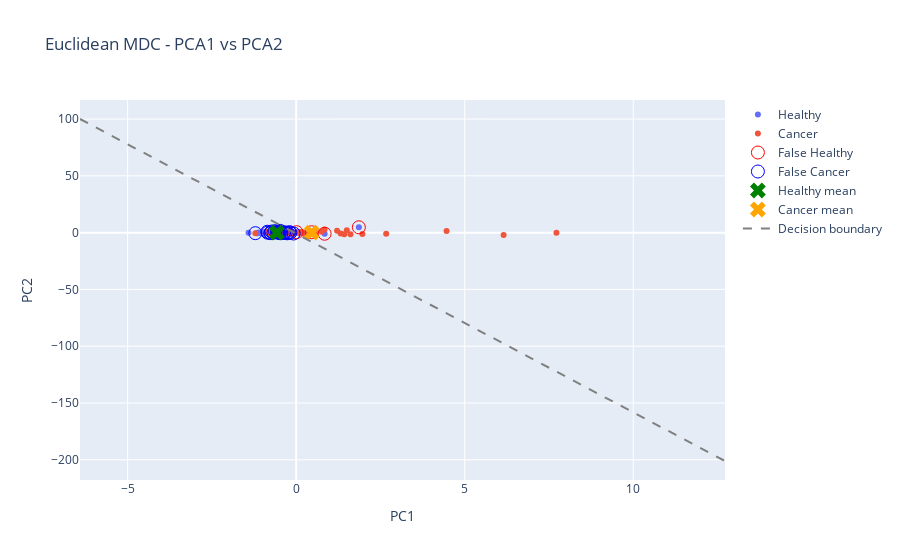
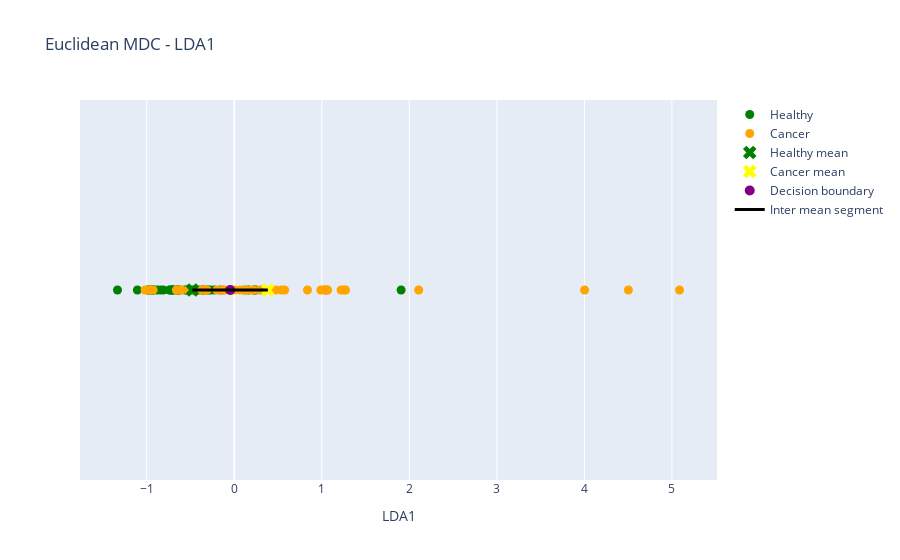

These figures' notebook cell, in order:
### Markdown cell above
### 9. Minimum Distance Classifier (MDC)

### Code cell
y_train_np = Y_train.to_numpy()

ix_healthy = np.where(y_train_np == 1)[0]
ix_cancer  = np.where(y_train_np == 2)[0]

PC1 = np.array(PC1)
PC2 = np.array(PC2)

PC1_healthy, PC2_healthy = PC1[ix_healthy], PC2[ix_healthy]
PC1_cancer,  PC2_cancer  = PC1[ix_cancer],  PC2[ix_cancer]

mu_healthy = np.array([[np.mean(PC1_healthy), np.mean(PC2_healthy)]]).T
mu_cancer  = np.array([[np.mean(PC1_cancer),  np.mean(PC2_cancer)]]).T

print(f"gHealthy(x) = {mu_healthy.T}x - 0.5{mu_healthy.T @ mu_healthy}")
print(f"gCancer(x)  = {mu_cancer.T} x - 0.5{mu_cancer.T @ mu_cancer}\n")

X_healthy = np.vstack((PC1_healthy, PC2_healthy)).T
X_cancer  = np.vstack((PC1_cancer,  PC2_cancer)).T
X_all = np.vstack((X_healthy, X_cancer))
y_all = np.concatenate((np.ones(len(ix_healthy)), np.full(len(ix_cancer), 2)))

dx = ((mu_healthy - mu_cancer).T @ (X_all.T - 0.5 * (mu_healthy + mu_cancer))).flatten()
y_pred = np.where(dx < 0, 2, 1)

TP = np.sum((y_all == 1) & (y_pred == 1))
TN = np.sum((y_all == 2) & (y_pred == 2))
FP = np.sum((y_all == 2) & (y_pred == 1))
FN = np.sum((y_all == 1) & (y_pred == 2))

SS = TP / (TP + FN)
SP = TN / (TN + FP)
PR = TP / (TP + FP)
F1 = 2 * (PR * SS) / (PR + SS)
AC = (TP + TN) / len(y_all)

print("=== Euclidean MDC (PCA1 vs PCA2) ===")
print(f"Sensitivity(%) = {SS*100:.2f}")
print(f"Specificity(%) = {SP*100:.2f}")
print(f"Precision(%)   = {PR*100:.2f}")
print(f"F1-Score(%)    = {F1*100:.2f}")
print(f"Accuracy(%)    = {AC*100:.2f}")

fig = go.Figure()

fig.add_trace(go.Scatter(x=PC1_healthy, y=PC2_healthy, name='Healthy', mode='markers'))
fig.add_trace(go.Scatter(x=PC1_cancer,  y=PC2_cancer,  name='Cancer',  mode='markers'))

ix_fp = np.where((y_all == 2) & (y_pred == 1))[0]
ix_fn = np.where((y_all == 1) & (y_pred == 2))[0]
fig.add_trace(go.Scatter(x=X_all[ix_fn,0], y=X_all[ix_fn,1],
                         name='False Healthy', mode='markers',
                         marker=dict(color='red', symbol='circle-open', size=13)))
fig.add_trace(go.Scatter(x=X_all[ix_fp,0], y=X_all[ix_fp,1],
                         name='False Cancer', mode='markers',
                         marker=dict(color='blue', symbol='circle-open', size=13)))

fig.add_trace(go.Scatter(x=[mu_healthy[0,0]], y=[mu_healthy[1,0]], name='Healthy mean',
                         mode='markers', marker=dict(color='green', size=14, symbol='x')))
fig.add_trace(go.Scatter(x=[mu_cancer[0,0]], y=[mu_cancer[1,0]], name='Cancer mean',
                         mode='markers', marker=dict(color='orange', size=14, symbol='x')))

W = (mu_healthy - mu_cancer)
b = -0.5 * (mu_healthy - mu_cancer).T @ (mu_healthy + mu_cancer)
x1 = np.linspace(min(PC1) - 5, max(PC1) + 5, 100)
x2 = -(W[0,0]/W[1,0])*x1 - b/W[1,0]
fig.add_trace(go.Scatter(x=x1, y=x2.flatten(), mode='lines',
                         line=dict(color='gray', dash='dash'), name='Decision boundary'))

fig.update_layout(
    title="Euclidean MDC - PCA1 vs PCA2",
    xaxis_title="PC1", yaxis_title="PC2",
)
fig.show()

# =========================

y_train_np = Y_train.to_numpy()
ix_healthy = np.where(y_train_np == 1)[0]
ix_cancer  = np.where(y_train_np == 2)[0]

LD1 = LD1.flatten()
LD1_healthy = LD1[ix_healthy]
LD1_cancer  = LD1[ix_cancer]

mu_healthy = np.mean(LD1_healthy)
mu_cancer  = np.mean(LD1_cancer)

print(f"gHealthy(x) = {mu_healthy:.3f}x - 0.5({mu_healthy**2:.3f})")
print(f"gCancer(x)  = {mu_cancer:.3f}x - 0.5({mu_cancer**2:.3f})\n")

decision_boundary = 0.5 * (mu_healthy + mu_cancer)
dx = (mu_healthy - mu_cancer) * (LD1 - decision_boundary)
y_pred = np.where(dx < 0, 2, 1)

TP = np.sum((y_train_np == 1) & (y_pred == 1))
TN = np.sum((y_train_np == 2) & (y_pred == 2))
FP = np.sum((y_train_np == 2) & (y_pred == 1))
FN = np.sum((y_train_np == 1) & (y_pred == 2))

SS = TP / (TP + FN)
SP = TN / (TN + FP)
PR = TP / (TP + FP)
F1 = 2 * (PR * SS) / (PR + SS)
AC = (TP + TN) / len(y_train_np)

print("=== Euclidean MDC (LDA1) ===")
print(f"Sensitivity(%) = {SS*100:.2f}")
print(f"Specificity(%) = {SP*100:.2f}")
print(f"Precision(%)   = {PR*100:.2f}")
print(f"F1-Score(%)    = {F1*100:.2f}")
print(f"Accuracy(%)    = {AC*100:.2f}")

fig = go.Figure()
fig.add_trace(go.Scatter(x=LD1_healthy, y=np.zeros_like(LD1_healthy),
                         mode='markers', name='Healthy', marker=dict(color='green', size=9)))
fig.add_trace(go.Scatter(x=LD1_cancer, y=np.zeros_like(LD1_cancer),
                         mode='markers', name='Cancer', marker=dict(color='orange', size=9)))
fig.add_trace(go.Scatter(x=[mu_healthy], y=[0], name='Healthy mean',
                         mode='markers', marker=dict(color='green', symbol='x', size=12)))
fig.add_trace(go.Scatter(x=[mu_cancer], y=[0], name='Cancer mean',
                         mode='markers', marker=dict(color='yellow', symbol='x', size=12)))
fig.add_trace(go.Scatter(x=[decision_boundary], y=[0], name='Decision boundary',
                         mode='markers', marker=dict(color='purple', size=10, symbol='circle')))

fig.add_trace(go.Scatter(
    x=[mu_healthy, mu_cancer], y=[0, 0],
    mode='lines', line=dict(color="black", width=3), name='Inter mean segment'
))

fig.update_layout(
    title="Euclidean MDC - LDA1",
    xaxis_title="LDA1",
    yaxis_visible=False,
    showlegend=True
)
fig.show()

### Figure 1 — Plotly figure (JSON) as saved in the notebook; plotly's stock layout.template omitted (floating-point values rounded to 4 significant figures)
{"data": [{"mode": "markers", "name": "Healthy", "type": "scatter", "x": [-0.6204, -0.674, -0.2611, 0.008788, -0.8617, -0.2569, -0.1386, -0.9981, -0.09029, -0.5337, -0.1343, -1.414, -1.163, -0.6741, -0.7058, 0.4597, -0.2558, -1.104, -1.072, -0.9082, -0.6687, -0.7908, -0.8067, -1.152, -0.6673, -0.5505, -0.9332, -0.3007, 0.8439, -0.9217, -0.8025, -0.67, -0.9468, -1.131, 1.859, -0.2313, -0.6968, -0.7602, -1.11, -0.8897, -0.7544], "y": [-0.6301, -0.09593, -0.4779, 0.4171, -0.1419, 0.6587, -0.3604, 0.2171, -0.2399, -0.06023, -0.7011, -0.01592, -0.4999, -0.6165, -0.1931, 0.3608, -0.06394, 0.05314, -0.4364, -0.2552, -0.4454, -0.3051, -0.3576, -0.4969, -0.138, -0.2261, -0.4012, 0.6208, -0.9705, 0.5414, 0.04692, -0.4158, -0.2029, -0.02605, 4.717, 0.2192, 0.3853, 0.3436, -0.3702, -0.539, -0.3895]}, {"mode": "markers", "name": "Cancer", "type": "scatter", "x": [0.7603, 0.2104, -0.2424, 2.669, 0.2257, -0.5004, -0.4594, -0.3091, -0.5724, -0.8544, 0.3615, 1.319, -0.2035, 0.5147, -0.7656, -1.211, -0.3618, -0.07578, -0.5353, 1.964, 1.501, 1.212, 0.05584, -0.3607, 4.461, -0.7618, 0.05896, -0.4348, 0.1468, 6.154, 0.1168, 0.5347, -0.5155, 0.4425, 0.2096, 0.3789, -0.4751, -0.8479, 1.61, 1.426, -0.7315, -0.673, -0.1733, -0.2656, 0.4616, 0.08229, 7.721, 0.5463, 0.8403, -0.6297, -0.5447], "y": [0.6642, 0.01406, -0.354, -1.056, -0.9771, -0.4321, 0.3751, 0.02345, 0.4982, 0.7851, -0.9918, -0.7996, 0.3985, -1.103, -0.4703, -0.4778, -0.1336, -0.7664, 0.2495, -1.207, 2.127, 1.748, 0.03616, 0.1937, 1.327, -0.2835, 0.3911, -0.3964, 0.5705, -1.983, 0.5766, 1.71, 0.1826, 0.4329, -0.03925, -1.054, 1.542, -0.0481, -1.506, -1.522, 0.9332, -0.08636, -0.04578, -0.5877, 0.156, -0.3468, -0.1721, -0.8811, 2.812, 1.3, 0.1654]}, {"marker": {"color": "red", "size": 13, "symbol": "circle-open"}, "mode": "markers", "name": "False Healthy", "type": "scatter", "x": [0.008788, 0.4597, 0.8439, 1.859], "y": [0.4171, 0.3608, -0.9705, 4.717]}, {"marker": {"color": "blue", "size": 13, "symbol": "circle-open"}, "mode": "markers", "name": "False Cancer", "type": "scatter", "x": [-0.2424, -0.5004, -0.4594, -0.3091, -0.5724, -0.8544, -0.2035, -0.7656, -1.211, -0.3618, -0.07578, -0.5353, -0.3607, -0.7618, -0.4348, -0.5155, -0.4751, -0.8479, -0.7315, -0.673, -0.1733, -0.2656, -0.6297, -0.5447], "y": [-0.354, -0.4321, 0.3751, 0.02345, 0.4982, 0.7851, 0.3985, -0.4703, -0.4778, -0.1336, -0.7664, 0.2495, 0.1937, -0.2835, -0.3964, 0.1826, 1.542, -0.0481, 0.9332, -0.08636, -0.04578, -0.5877, 1.3, 0.1654]}, {"marker": {"color": "green", "size": 14, "symbol": "x"}, "mode": "markers", "name": "Healthy mean", "type": "scatter", "x": [-0.5727], "y": [-0.03639]}, {"marker": {"color": "orange", "size": 14, "symbol": "x"}, "mode": "markers", "name": "Cancer mean", "type": "scatter", "x": [0.4604], "y": [0.02925]}, {"line": {"color": "gray", "dash": "dash"}, "mode": "lines", "name": "Decision boundary", "type": "scatter", "x": [-6.414, -6.22, -6.027, -5.834, -5.64, -5.447, -5.254, -5.061, -4.867, -4.674, -4.481, -4.288, -4.094, -3.901, -3.708, -3.514, -3.321, -3.128, -2.935, -2.741, -2.548, -2.355, -2.162, -1.968, -1.775, -1.582, -1.388, -1.195, -1.002, -0.8086, -0.6153, -0.422, -0.2288, -0.0355, 0.1578, 0.3511, 0.5443, 0.7376, 0.9309, 1.124, 1.317, 1.511, 1.704, 1.897, 2.091, 2.284, 2.477, 2.67, 2.864, 3.057, 3.25, 3.443, 3.637, 3.83, 4.023, 4.217, 4.41, 4.603, 4.796, 4.99, 5.183, 5.376, 5.569, 5.763, 5.956, 6.149, 6.343, 6.536, 6.729, 6.922, 7.116, 7.309, 7.502, 7.696, 7.889, 8.082, 8.275, 8.469, 8.662, 8.855, 9.048, 9.242, 9.435, 9.628, 9.822, 10.01, 10.21, 10.4, 10.59, 10.79, 10.98, 11.17, 11.37, 11.56, 11.75, 11.95, 12.14, 12.33, 12.53, 12.72], "y": [100.1, 97.01, 93.97, 90.93, 87.88, 84.84, 81.8, 78.76, 75.72, 72.68, 69.63, 66.59, 63.55, 60.51, 57.47, 54.42, 51.38, 48.34, 45.3, 42.26, 39.22, 36.17, 33.13, 30.09, 27.05, 24.01, 20.96, 17.92, 14.88, 11.84, 8.797, 5.755, 2.713, -0.3285, -3.37, -6.412, -9.454, -12.5, -15.54, -18.58, -21.62, -24.66, -27.7, -30.75, -33.79, -36.83, -39.87, -42.91, -45.96, -49.0, -52.04, -55.08, -58.12, -61.16, -64.21, -67.25, -70.29, -73.33, -76.37, -79.42, -82.46, -85.5, -88.54, -91.58, -94.62, -97.67, -100.7, -103.8, -106.8, -109.8, -112.9, -115.9, -119.0, -122.0, -125.0, -128.1, -131.1, -134.2, -137.2, -140.3, -143.3, -146.3, -149.4, -152.4, -155.5, -158.5, -161.5, -164.6, -167.6, -170.7, -173.7, -176.8, -179.8, -182.8, -185.9, -188.9, -192.0, -195.0, -198.0, -201.1]}], "layout": {"title": {"text": "Euclidean MDC - PCA1 vs PCA2"}, "xaxis": {"title": {"text": "PC1"}}, "yaxis": {"title": {"text": "PC2"}}}}

### Figure 2 — Plotly figure (JSON) as saved in the notebook; plotly's stock layout.template omitted (floating-point values rounded to 4 significant figures)
{"data": [{"marker": {"color": "green", "size": 9}, "mode": "markers", "name": "Healthy", "type": "scatter", "x": [-0.4699, -0.3622, -0.4017, 0.3391, -0.6519, -0.1575, -0.04311, -0.923, 0.2253, -0.3, -0.7026, -1.334, -0.9723, -0.6887, -0.4437, 0.244, -0.6478, -0.9873, -0.9458, -0.7399, -0.2696, -0.7102, -0.6413, -0.882, -0.4665, -0.2288, -0.7061, -0.3062, 0.1622, -0.8446, -0.6244, -0.3475, -0.8106, -1.106, 1.906, -0.453, -0.5398, -0.735, -0.9225, -0.5336, -0.5626], "y": [0, 0, 0, 0, 0, 0, 0, 0, 0, 0, 0, 0, 0, 0, 0, 0, 0, 0, 0, 0, 0, 0, 0, 0, 0, 0, 0, 0, 0, 0, 0, 0, 0, 0, 0, 0, 0, 0, 0, 0, 0]}, {"marker": {"color": "orange", "size": 9}, "mode": "markers", "name": "Cancer", "type": "scatter", "x": [0.1886, 0.4182, -0.3107, 0.9893, -0.9267, -0.1259, -0.136, -0.03947, -0.3161, -1.019, 0.5385, 2.107, -0.4744, 1.035, -0.4597, -0.9657, 0.1227, 0.4747, -0.3183, 1.044, 1.067, 1.272, 0.1104, -0.1112, 5.087, -0.4347, 0.06448, -0.1994, 0.2228, 4.002, 0.00193, 0.8362, -0.387, 0.3146, 0.5761, 0.294, -0.4144, -0.6167, 1.055, 1.221, -0.6041, -0.3586, 0.117, -0.5315, 0.1236, -0.4308, 4.503, 1.252, 1.033, -0.6424, -0.6609], "y": [0, 0, 0, 0, 0, 0, 0, 0, 0, 0, 0, 0, 0, 0, 0, 0, 0, 0, 0, 0, 0, 0, 0, 0, 0, 0, 0, 0, 0, 0, 0, 0, 0, 0, 0, 0, 0, 0, 0, 0, 0, 0, 0, 0, 0, 0, 0, 0, 0, 0, 0]}, {"marker": {"color": "green", "size": 12, "symbol": "x"}, "mode": "markers", "name": "Healthy mean", "type": "scatter", "x": [-0.4777], "y": [0]}, {"marker": {"color": "yellow", "size": 12, "symbol": "x"}, "mode": "markers", "name": "Cancer mean", "type": "scatter", "x": [0.384], "y": [0]}, {"marker": {"color": "purple", "size": 10, "symbol": "circle"}, "mode": "markers", "name": "Decision boundary", "type": "scatter", "x": [-0.04683], "y": [0]}, {"line": {"color": "black", "width": 3}, "mode": "lines", "name": "Inter mean segment", "type": "scatter", "x": [-0.4777, 0.384], "y": [0, 0]}], "layout": {"showlegend": true, "title": {"text": "Euclidean MDC - LDA1"}, "xaxis": {"title": {"text": "LDA1"}}, "yaxis": {"visible": false}}}
